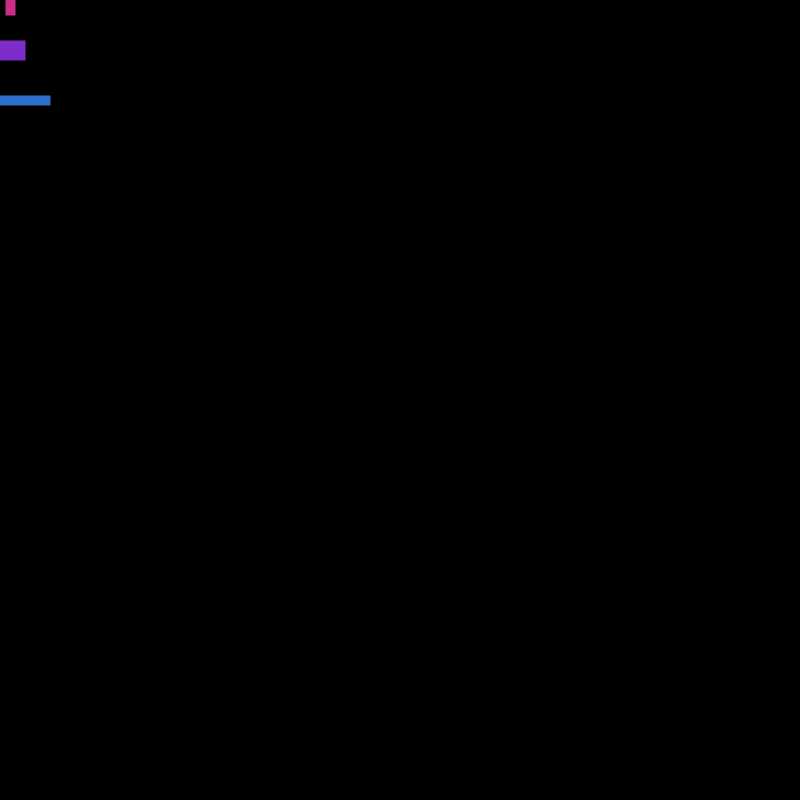
Frame 1 (no input)
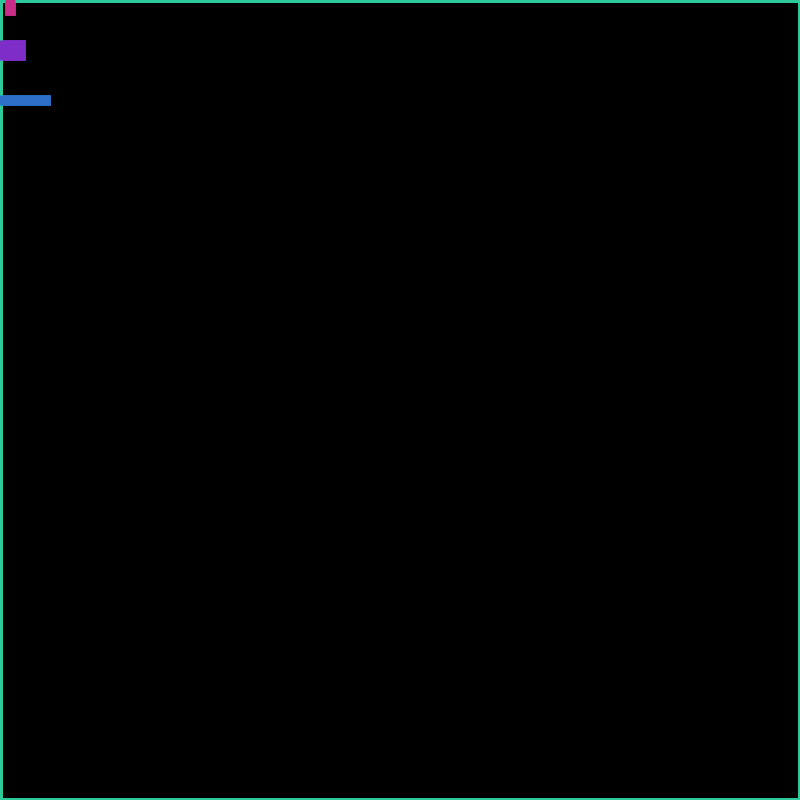
Frame 60 (the mouse pressed at the canvas centre just before this capture)
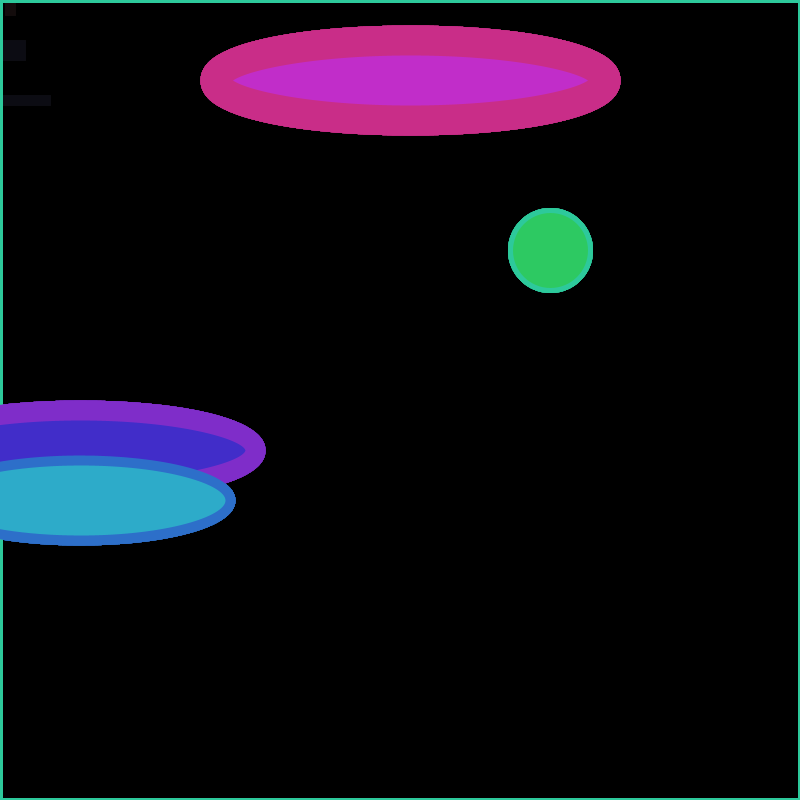
Frame 120 (the mouse held since frame 60 and released just before this capture)

The Processing sketch that drew these frames (run headless with seeded random() and noise(); from frame 60 on, the mouse is pressed at the canvas centre):

// Processing sketch: processing_59833
// ── processing_59833.pde

float xoff = 0.0;
float xincrement = 0.01;

// delayed framerate
void setup() {
  size(800,800);
  background(0);
  frameRate(7.0);
 
}
 
void draw()
{
  // Create an alpha blended background
  fill(0, 10);
  rect(0,0,width,height);
   
  // Draw the ellipse. controlled by mouse instead of random

   smooth();
  strokeWeight(30);
stroke(201,45,136);
  fill(193,45,201);
  ellipse (mouseX+10,(mouseX+mouseY)*0.1,mouseY-10,(mouseX+mouseY)*0.1);
  
    smooth();
  strokeWeight(20);
stroke(127,45,201);
  fill(65,45, 201);
  ellipse((mouseX+mouseY)*0.1,mouseX+50,mouseY-50,(mouseX+mouseY)*0.1);
  
   smooth();
  strokeWeight(10);
stroke(45,111,201);
  fill(45,171, 201);
  ellipse ((mouseX+mouseY)*0.1,mouseX+100,mouseY-100,(mouseX+mouseY)*0.1);
  
   
   smooth();
  strokeWeight(5);
stroke(45,201,155);
  fill(45,201,98);
  ellipse (mouseX+150,mouseY-150,(mouseX+mouseY)*0.1,(mouseX+mouseY)*0.1);
 
 
}
